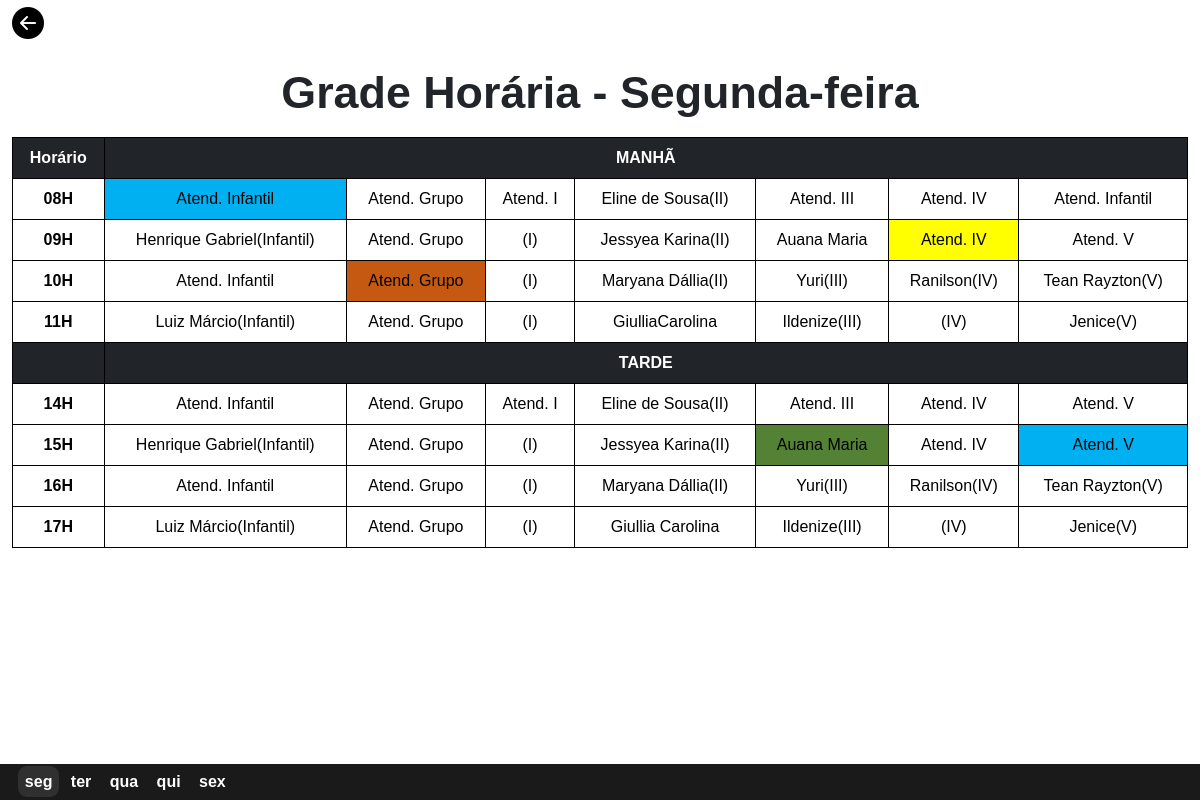
Page /admin/pages/reservar-sala-segunda.php on the earlier database version.
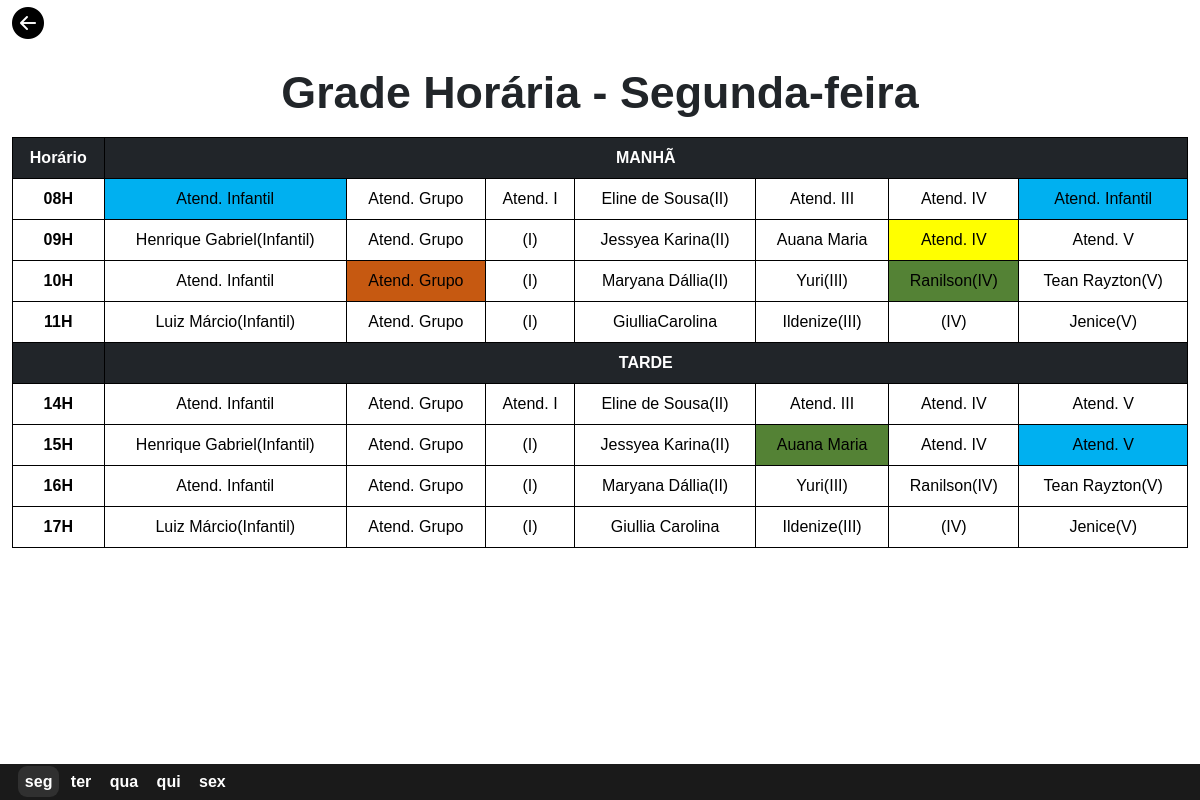
Same page on the later database version.
### tables this page shows
CREATE TABLE `tbl_horario_sala` (
  `id` int(11) UNSIGNED NOT NULL,
  `horario` varchar(10) NOT NULL
);

CREATE TABLE `tbl_sala_reservada` (
  `id` int(10) UNSIGNED NOT NULL,
  `id_turno` int(11) UNSIGNED NOT NULL,
  `id_horario` int(11) UNSIGNED NOT NULL,
  `id_semana` int(11) UNSIGNED NOT NULL,
  `id_status` int(11) UNSIGNED NOT NULL,
  `sala_cod` varchar(20) NOT NULL,
  `sala` varchar(100) NOT NULL
);

### admin/pages/reservar-sala-segunda.php (the view, shortened to what this page needs)
<?php
include('../../db/conexao.php');
?>
<!DOCTYPE html>
<html lang="en">
<head>
    <link href="https://cdn.jsdelivr.net/npm/bootstrap@5.3.3/dist/css/bootstrap.min.css" rel="stylesheet">
    <link rel="stylesheet" href="https://cdn.jsdelivr.net/npm/bootstrap-icons@1.10.5/font/bootstrap-icons.css">
</head>
<body>
    <div class="container-fluid divForm">
        <div class="divVoltar">
            <a href="../index.php"><i class="bi bi-arrow-left-circle-fill" id="iconeVoltar"></i></a>
        </div>
        <h2>Grade Horária - Segunda-feira</h2>
        <table class="table">
            <form action="" method="post">
                <thead class="table-dark">
                    <tr>
                        <th>Horário</th>
                        <th colspan="7">MANHÃ</th>
                    </tr>
                </thead>
                <tbody>
                    <?php
                        $sql_horario = "SELECT id, horario from tbl_horario_sala ORDER BY id";
                        $result_horario = mysqli_query($mysqli, $sql_horario);
                        while($row_horario = mysqli_fetch_assoc($result_horario)) {
                            $horario_da_sala = $row_horario['horario'];
                    ?>
                    <tr>
                        <?php
                            if($horario_da_sala == '14H') {
                                echo "
                                </tbody>
                                    <thead class='table-dark'>
                                        <tr>
                                            <th></th>
                                            <th class='tarde' colspan='8'>TARDE</th>
                                        </tr>
                                    </thead>
                                <tbody>
                                ";
                            }
                        ?>
                        <th><?php echo $row_horario['horario'] ?></th>
                            <?php
                                $sql_sala_reserva = "SELECT s.id, s.sala, s.sala_cod, st.status
                                                    FROM tbl_sala_reservada s
                                                    INNER JOIN tbl_horario_sala h ON s.id_horario = h.id
                                                    INNER JOIN tbl_status_sala st ON s.id_status = st.id
                                                    WHERE h.horario = '$horario_da_sala' && s.id_semana = 1
                                                    ORDER BY s.id;
                                                    ";
                                $result_reserva = mysqli_query($mysqli, $sql_sala_reserva);
                                while($row = mysqli_fetch_assoc($result_reserva)) {
                            ?>
                            <td
                            name="<?php echo $row['sala_cod'] ?>"
                                    id="<?php echo $row['sala_cod'] ?>"
                                    class="<?php echo $row['status'] ?>"
                            >
                            <?php echo $row['sala'] ?>
                            </td>
                            <?php
                              }
                            ?>
                            <tr>
                            <?php
                                }
                            ?>
                    </tr>
                </tbody>
            </form>
        </table>
    </div>
    <footer class="container-fluid">
        <nav>
            <a href="reservar-sala-segunda.php" id="selected">seg</a>
            <a href="reservar-sala-terca.php">ter</a>
            <a href="reservar-sala-quarta.php">qua</a>
            <a href="reservar-sala-quinta.php">qui</a>
            <a href="reservar-sala-sexta.php">sex</a>
        </nav>
    </footer>
</body>
</html>

### admin/pages/reservar-sala-segunda.php (style rules this page uses)
* { font-family: Arial, Helvetica, sans-serif; }
body { max-width: 100%; max-height: 100%; }
.container-fluid h2 { text-align: center; font-size: 280%; font-weight: bold; margin: 1.5%; }
.divForm { height: '80%'; }
table { border-collapse: collapse; }
tbody td { cursor: pointer; }
table th, td { border: 1px solid black; padding: 8px; text-align: center; }
th { background-color: #f2f2f2; cursor: default; }
td.reservada { background-color: yellow; }
td.livre { background-color: rgb(84, 130, 53); }
td.encaixe { background-color: rgb(198, 89, 17); }
td.triagem { background-color: rgb(0, 176, 240); }
td.nada { background-color: white; }
.divVoltar { width: '100%'; }
#iconeVoltar { cursor: pointer; color: black; font-size: 200%; transition: .5s; }
footer { width: '100%'; background-color: rgb(26, 26, 26); position: fixed; bottom: 0; }
footer nav { padding-top: '20%'; padding: 0.5%; }
footer nav a { text-decoration: none; color: white; font-weight: bold; padding: 0.6%; border-radius: 9px; transition: .5s; }
#selected { background-color: rgb(48, 48, 48); }

Differences in the rows shown:
changed tbl_sala_reservada (number 7 of 56 on the later page): id_status 5 → 4 (drawn)
changed tbl_sala_reservada (number 20 of 56 on the later page): id_status 5 → 2 (drawn)
